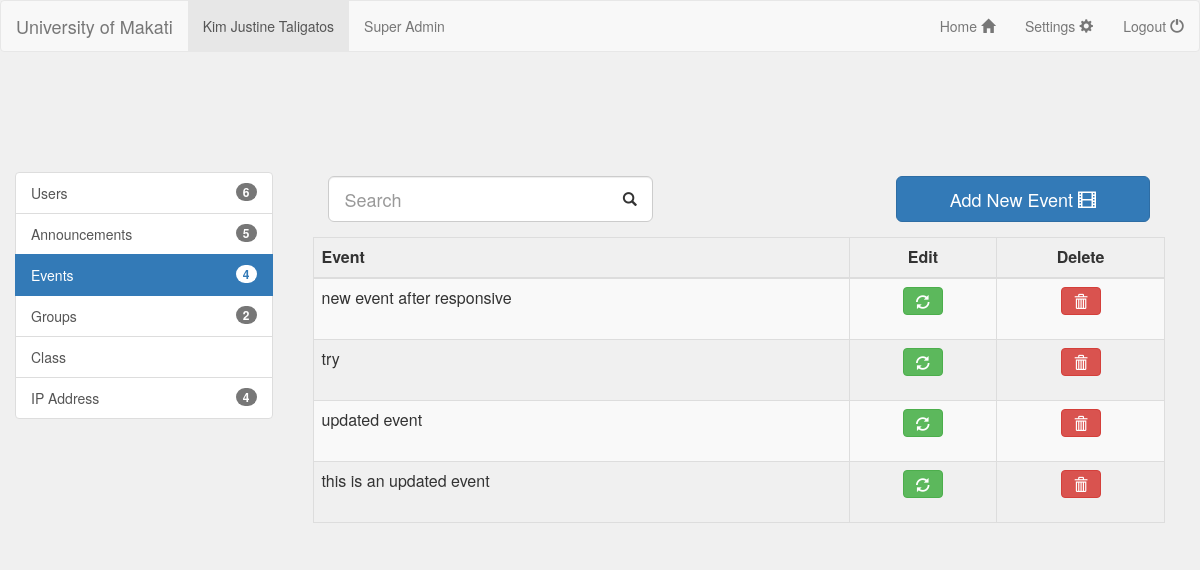
/umak-edu-admin/events.php (signed in), run on the app's committed database.
### tables this page shows
CREATE TABLE IF NOT EXISTS `tbl_events` (
`id` int(200) NOT NULL,
  `eventname` text NOT NULL
);

### umak-edu-admin/events.php (the view, shortened to what this page needs)
<?php include'header.php';
$events = mysqli_query($conn, "select * from tbl_events order by id DESC");
?>
<div class="row">
<div class="col-md-3 col-md-offset-0 side-navigation">
	 <div class="list-group">
			  <a href="admin-panel.php" class="list-group-item"><span class="badge"><?php echo$_SESSION["no_user"];?></span> Users</a>
			  <a href="announcements.php" class="list-group-item"><span class="badge"><?php echo$_SESSION["no_announcement"];?></span> Announcements</a>
			  <a href="events.php" class="list-group-item active"><span class="badge"><?php echo$_SESSION["no_event"];?></span>Events</a>
			  <a href="groups.php" class="list-group-item "><span class="badge"><?php echo$_SESSION["no_group"];?></span>Groups</a>
			  <a href="#" class="list-group-item">Class</a>
			  <a href="ip.php" class="list-group-item"><span class="badge"><?php echo$_SESSION["no_ip"];?></span>IP Address</a>
		</div>
</div>
<div class="col-md-9 col-md-offset-0 table-navigation">
<div class="form-group">
	<form method="POST">
		<div class="col-md-5 col-md-offset-0">
			 <div class="form-group has-feedback">
			    <input type="text" class="form-control input-lg" placeholder="Search" name="searchtext">
	 		 </div>
		</div>
	</form>
		<div class="col-md-4 col-md-offset-3">
			 <div class="form-group">
			    <a href="#" id="add_event" class="btn btn-primary btn-lg btn-block">Add New Event
			       <span class="glyphicon glyphicon-film"></span>
			    </a>
	 		 </div>
		</div>
	<br><br>
	<table class="table table-hover table-bordered table-striped">
    <thead>
      <tr>
        <th>Event</th>
        <th><center>Edit</center></th>
        <th><center>Delete</center></th>
      </tr>
    </thead>
    <tbody>
    <?php while($rows=mysqli_fetch_assoc($events)){?>
    <tr>
    	<td>
    		<?php echo $rows["eventname"];?>
    	</td>
    	 <td>
	      <center>
	        	<form method="POST">
		        	<button type="button" class="btn btn-success" onclick="this.form.submit()">
		    		<span class="glyphicon glyphicon-refresh"></span>
		  			</button>
		  		</form>
	        </center>
			 </td>
	        <td>
	        <center>
	        	<form method="POST">
				     <button type="button" class="btn btn-danger" onclick="this.form.submit()">
		    		<span class="glyphicon glyphicon-trash"></span>
		  			</button>
	  			 </form>
	  		</center>
			 </td>
    </tr>
    <?php }?>
    </tbody>
    </table>
</div>
</div>

### umak-edu-admin/assets/css/styles.css (style rules this page uses)
.side-navigation { padding-top: 100px; padding-left: 30px; padding-right: 20px; }
.table-navigation { padding-top: 90px; padding-right: 50px; padding-left:20px; }

### data on the page
tbl_events: eventname "new event after responsive"
tbl_events: eventname "try"
tbl_events: eventname "updated event"
tbl_events: eventname "this is an updated event"

### other printed values
$_SESSION["adminname"] "Kim Justine Taligatos"
$_SESSION["no_user"] "6"
$_SESSION["no_announcement"] "5"
$_SESSION["no_event"] "4"
$_SESSION["no_group"] "2"
$_SESSION["no_ip"] "4"
